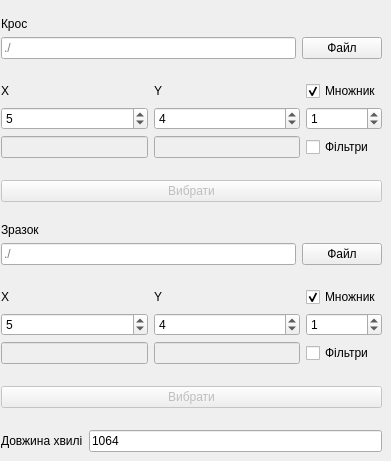
    <widget class="QWidget" name="tab_1">
     <attribute name="title">
      <string>Вхідні дані</string>
     </attribute>
     <widget class="QWidget" name="verticalLayoutWidget_5">
      <property name="geometry">
       <rect>
        <x>1</x>
        <y>1</y>
        <width>381</width>
        <height>451</height>
       </rect>
      </property>
      <layout class="QVBoxLayout" name="verticalLayout_7">
       <item>
        <spacer name="verticalSpacer_11">
         <property name="orientation">
          <enum>Qt::Vertical</enum>
         </property>
         <property name="sizeHint" stdset="0">
          <size>
           <width>20</width>
           <height>40</height>
          </size>
         </property>
        </spacer>
       </item>
       <item>
        <widget class="QLabel" name="label_32">
         <property name="text">
          <string>Крос</string>
         </property>
        </widget>
       </item>
       <item>
        <layout class="QHBoxLayout" name="horizontalLayout">
         <item>
          <widget class="QLineEdit" name="cPath">
           <property name="text">
            <string/>
           </property>
           <property name="placeholderText">
            <string>./</string>
           </property>
          </widget>
         </item>
         <item>
          <widget class="QPushButton" name="cFile">
           <property name="text">
            <string>Файл</string>
           </property>
          </widget>
         </item>
        </layout>
       </item>
       <item>
        <spacer name="verticalSpacer_8">
         <property name="orientation">
          <enum>Qt::Vertical</enum>
         </property>
         <property name="sizeHint" stdset="0">
          <size>
           <width>20</width>
           <height>40</height>
          </size>
         </property>
        </spacer>
       </item>
       <item>
        <layout class="QGridLayout" name="gridLayout_2">
         <item row="1" column="1">
          <widget class="QSpinBox" name="cYColumn">
           <property name="minimum">
            <number>0</number>
           </property>
           <property name="maximum">
            <number>100</number>
           </property>
           <property name="value">
            <number>4</number>
           </property>
          </widget>
         </item>
         <item row="1" column="3">
          <widget class="QSpinBox" name="cMColumn">
           <property name="minimum">
            <number>0</number>
           </property>
           <property name="maximum">
            <number>100</number>
           </property>
           <property name="value">
            <number>1</number>
           </property>
          </widget>
         </item>
         <item row="1" column="0">
          <widget class="QSpinBox" name="cXColumn">
           <property name="minimum">
            <number>0</number>
           </property>
           <property name="maximum">
            <number>100</number>
           </property>
           <property name="value">
            <number>5</number>
           </property>
          </widget>
         </item>
         <item row="0" column="0">
          <widget class="QLabel" name="label_2">
           <property name="layoutDirection">
            <enum>Qt::LeftToRight</enum>
           </property>
           <property name="text">
            <string>X</string>
           </property>
           <property name="scaledContents">
            <bool>false</bool>
           </property>
           <property name="wordWrap">
            <bool>false</bool>
           </property>
          </widget>
         </item>
         <item row="0" column="1">
          <widget class="QLabel" name="label_3">
           <property name="text">
            <string>Y</string>
           </property>
          </widget>
         </item>
         <item row="0" column="3">
          <widget class="QCheckBox" name="cMCheck">
           <property name="enabled">
            <bool>true</bool>
           </property>
           <property name="text">
            <string>Множник</string>
           </property>
           <property name="checkable">
            <bool>true</bool>
           </property>
           <property name="checked">
            <bool>true</bool>
           </property>
           <property name="tristate">
            <bool>false</bool>
           </property>
          </widget>
         </item>
         <item row="2" column="0">
          <widget class="QLineEdit" name="cXFilt">
           <property name="enabled">
            <bool>false</bool>
           </property>
          </widget>
         </item>
         <item row="2" column="1">
          <widget class="QLineEdit" name="cYFilt">
           <property name="enabled">
            <bool>false</bool>
           </property>
          </widget>
         </item>
         <item row="2" column="3">
          <widget class="QCheckBox" name="cFilt">
           <property name="text">
            <string>Фільтри</string>
           </property>
          </widget>
         </item>
        </layout>
       </item>
       <item>
        <spacer name="verticalSpacer_7">
         <property name="orientation">
          <enum>Qt::Vertical</enum>
         </property>
         <property name="sizeHint" stdset="0">
          <size>
           <width>20</width>
           <height>40</height>
          </size>
         </property>
        </spacer>
       </item>
       <item>
        <widget class="QPushButton" name="cLoad">
         <property name="enabled">
          <bool>false</bool>
         </property>
         <property name="text">
          <string>Вибрати</string>
         </property>
        </widget>
       </item>
       <item>
        <spacer name="verticalSpacer_6">
         <property name="orientation">
          <enum>Qt::Vertical</enum>
         </property>
         <property name="sizeHint" stdset="0">
          <size>
           <width>20</width>
           <height>40</height>
          </size>
         </property>
        </spacer>
       </item>
       <item>
        <widget class="QLabel" name="label_33">
         <property name="text">
          <string>Зразок</string>
         </property>
        </widget>
       </item>
       <item>
        <layout class="QHBoxLayout" name="horizontalLayout_2">
         <item>
          <widget class="QLineEdit" name="sPath">
           <property name="text">
            <string/>
           </property>
           <property name="placeholderText">
            <string>./</string>
           </property>
          </widget>
         </item>
         <item>
          <widget class="QPushButton" name="sFile">
           <property name="text">
            <string>Файл</string>
           </property>
          </widget>
         </item>
        </layout>
       </item>
       <item>
        <spacer name="verticalSpacer_9">
         <property name="orientation">
          <enum>Qt::Vertical</enum>
         </property>
         <property name="sizeHint" stdset="0">
          <size>
           <width>20</width>
           <height>40</height>
          </size>
         </property>
        </spacer>
       </item>
       <item>
        <layout class="QGridLayout" name="gridLayout_4">
         <item row="2" column="3">
          <widget class="QCheckBox" name="sFilt">
           <property name="text">
            <string>Фільтри</string>
           </property>
          </widget>
         </item>
         <item row="2" column="0">
          <widget class="QLineEdit" name="sXFilt">
           <property name="enabled">
            <bool>false</bool>
           </property>
          </widget>
         </item>
         <item row="2" column="1">
          <widget class="QLineEdit" name="sYFilt">
           <property name="enabled">
            <bool>false</bool>
           </property>
          </widget>
         </item>
         <item row="1" column="3">
          <widget class="QSpinBox" name="sMColumn">
           <property name="minimum">
            <number>0</number>
           </property>
           <property name="maximum">
            <number>100</number>
           </property>
           <property name="value">
            <number>1</number>
           </property>
          </widget>
         </item>
         <item row="1" column="1">
          <widget class="QSpinBox" name="sYColumn">
           <property name="minimum">
            <number>0</number>
           </property>
           <property name="maximum">
            <number>100</number>
           </property>
           <property name="value">
            <number>4</number>
           </property>
          </widget>
         </item>
         <item row="1" column="0">
          <widget class="QSpinBox" name="sXColumn">
           <property name="minimum">
            <number>0</number>
           </property>
           <property name="maximum">
            <number>100</number>
           </property>
           <property name="value">
            <number>5</number>
           </property>
          </widget>
         </item>
         <item row="0" column="0">
          <widget class="QLabel" name="label_6">
           <property name="layoutDirection">
            <enum>Qt::LeftToRight</enum>
           </property>
           <property name="text">
            <string>X</string>
           </property>
           <property name="scaledContents">
            <bool>false</bool>
           </property>
           <property name="wordWrap">
            <bool>false</bool>
           </property>
          </widget>
         </item>
         <item row="0" column="1">
          <widget class="QLabel" name="label_7">
           <property name="text">
            <string>Y</string>
           </property>
          </widget>
         </item>
         <item row="0" column="3">
          <widget class="QCheckBox" name="sMCheck">
           <property name="enabled">
            <bool>true</bool>
           </property>
           <property name="text">
            <string>Множник</string>
           </property>
           <property name="checkable">
            <bool>true</bool>
           </property>
           <property name="checked">
            <bool>true</bool>
           </property>
           <property name="tristate">
            <bool>false</bool>
           </property>
          </widget>
         </item>
        </layout>
       </item>
       <item>
        <spacer name="verticalSpacer_10">
         <property name="orientation">
          <enum>Qt::Vertical</enum>
         </property>
         <property name="sizeHint" stdset="0">
          <size>
           <width>20</width>
           <height>40</height>
          </size>
         </property>
        </spacer>
       </item>
       <item>
        <widget class="QPushButton" name="sLoad">
         <property name="enabled">
          <bool>false</bool>
         </property>
         <property name="text">
          <string>Вибрати</string>
         </property>
        </widget>
       </item>
       <item>
        <spacer name="verticalSpacer_12">
         <property name="orientation">
          <enum>Qt::Vertical</enum>
         </property>
         <property name="sizeHint" stdset="0">
          <size>
           <width>20</width>
           <height>40</height>
          </size>
         </property>
        </spacer>
       </item>
       <item>
        <layout class="QHBoxLayout" name="horizontalLayout_17">
         <item>
          <widget class="QLabel" name="label_37">
           <property name="text">
            <string>Довжина хвилі</string>
           </property>
          </widget>
         </item>
         <item>
          <widget class="QLineEdit" name="LENGTH">
           <property name="text">
            <string>1064</string>
           </property>
          </widget>
         </item>
        </layout>
       </item>
       <item>
        <layout class="QHBoxLayout" name="horizontalLayout_4"/>
       </item>
      </layout>
     </widget>
    </widget>
